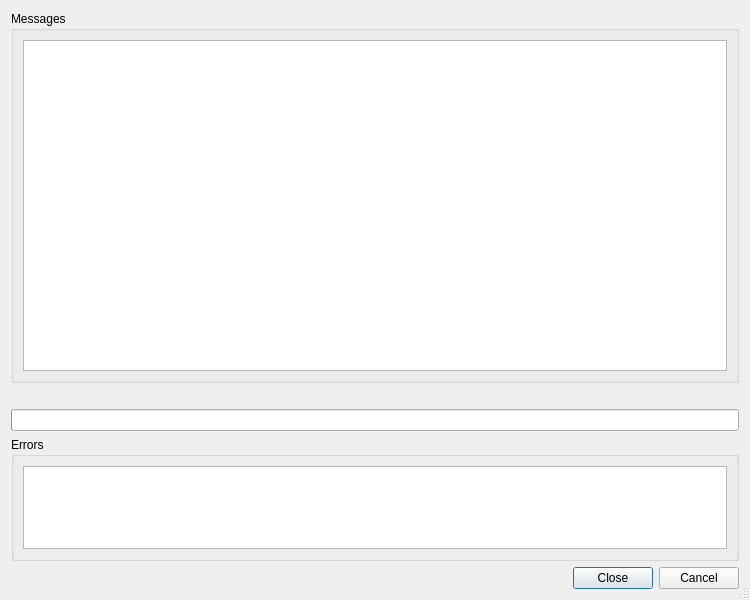
<?xml version="1.0" encoding="UTF-8"?>
<ui version="4.0">
 <class>CondaExecDialog</class>
 <widget class="QDialog" name="CondaExecDialog">
  <property name="geometry">
   <rect>
    <x>0</x>
    <y>0</y>
    <width>750</width>
    <height>600</height>
   </rect>
  </property>
  <property name="windowTitle">
   <string>Conda Execution</string>
  </property>
  <property name="sizeGripEnabled">
   <bool>true</bool>
  </property>
  <layout class="QVBoxLayout" name="verticalLayout_3">
   <item>
    <widget class="QGroupBox" name="messagesGroup">
     <property name="sizePolicy">
      <sizepolicy hsizetype="Preferred" vsizetype="Preferred">
       <horstretch>0</horstretch>
       <verstretch>3</verstretch>
      </sizepolicy>
     </property>
     <property name="title">
      <string>Messages</string>
     </property>
     <layout class="QVBoxLayout" name="verticalLayout">
      <item>
       <widget class="QTextBrowser" name="contents">
        <property name="sizePolicy">
         <sizepolicy hsizetype="Expanding" vsizetype="Expanding">
          <horstretch>0</horstretch>
          <verstretch>3</verstretch>
         </sizepolicy>
        </property>
        <property name="whatsThis">
         <string>&lt;b&gt;conda Execution&lt;/b&gt;
&lt;p&gt;This shows the output of the conda command.&lt;/p&gt;</string>
        </property>
       </widget>
      </item>
     </layout>
    </widget>
   </item>
   <item>
    <widget class="QLabel" name="progressLabel"/>
   </item>
   <item>
    <widget class="QProgressBar" name="progressBar"/>
   </item>
   <item>
    <widget class="QGroupBox" name="errorGroup">
     <property name="sizePolicy">
      <sizepolicy hsizetype="Preferred" vsizetype="Preferred">
       <horstretch>0</horstretch>
       <verstretch>1</verstretch>
      </sizepolicy>
     </property>
     <property name="title">
      <string>Errors</string>
     </property>
     <layout class="QVBoxLayout" name="verticalLayout_2">
      <item>
       <widget class="QTextBrowser" name="errors">
        <property name="sizePolicy">
         <sizepolicy hsizetype="Expanding" vsizetype="Expanding">
          <horstretch>0</horstretch>
          <verstretch>1</verstretch>
         </sizepolicy>
        </property>
        <property name="whatsThis">
         <string>&lt;b&gt;conda Execution&lt;/b&gt;
&lt;p&gt;This shows the errors of the conda command.&lt;/p&gt;</string>
        </property>
       </widget>
      </item>
     </layout>
    </widget>
   </item>
   <item>
    <widget class="QDialogButtonBox" name="buttonBox">
     <property name="orientation">
      <enum>Qt::Horizontal</enum>
     </property>
     <property name="standardButtons">
      <set>QDialogButtonBox::Cancel|QDialogButtonBox::Close</set>
     </property>
    </widget>
   </item>
  </layout>
 </widget>
 <tabstops>
  <tabstop>contents</tabstop>
  <tabstop>errors</tabstop>
 </tabstops>
 <resources/>
 <connections>
  <connection>
   <sender>buttonBox</sender>
   <signal>accepted()</signal>
   <receiver>CondaExecDialog</receiver>
   <slot>accept()</slot>
   <hints>
    <hint type="sourcelabel">
     <x>248</x>
     <y>254</y>
    </hint>
    <hint type="destinationlabel">
     <x>157</x>
     <y>274</y>
    </hint>
   </hints>
  </connection>
  <connection>
   <sender>buttonBox</sender>
   <signal>rejected()</signal>
   <receiver>CondaExecDialog</receiver>
   <slot>reject()</slot>
   <hints>
    <hint type="sourcelabel">
     <x>316</x>
     <y>260</y>
    </hint>
    <hint type="destinationlabel">
     <x>286</x>
     <y>274</y>
    </hint>
   </hints>
  </connection>
 </connections>
</ui>
